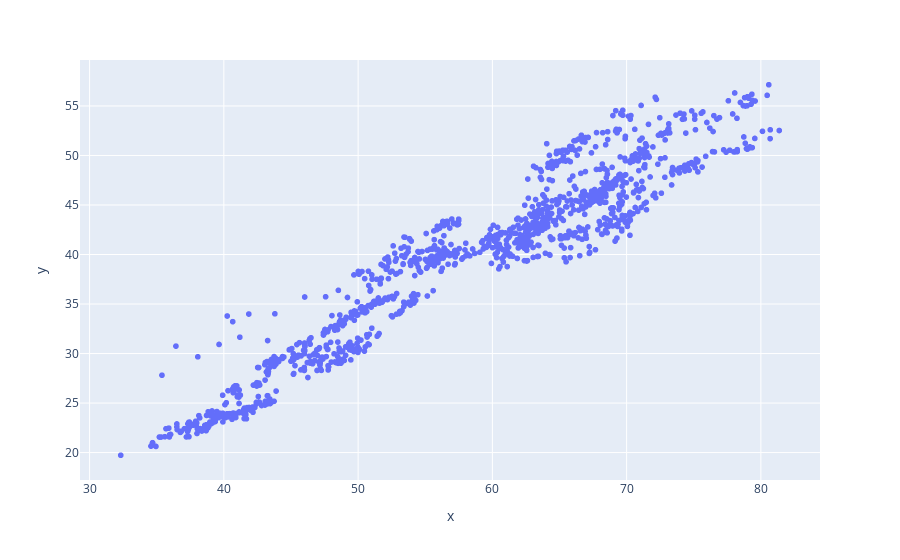

Notebook code for this chart:
### Code cell
fig = px.scatter(x=historical_prices["CITI"], y=historical_prices["MS"])
fig.show()

### Figure 1 — Plotly figure (JSON) as saved in the notebook; plotly's stock layout.template omitted (floating-point values rounded to 4 significant figures; data arrays with more than 128 entries replaced by an {"elided": "..."} marker saying what was removed)
{"data": [{"hoverlabel": {"namelength": 0}, "hovertemplate": "x=%{x}<br>y=%{y}", "legendgroup": "", "marker": {"color": "#636efa", "symbol": "circle"}, "mode": "markers", "name": "", "showlegend": false, "type": "scattergl", "x": {"elided": "1259 float values"}, "xaxis": "x", "y": {"elided": "1259 float values"}, "yaxis": "y"}], "layout": {"legend": {"tracegroupgap": 0}, "margin": {"t": 60}, "xaxis": {"anchor": "y", "domain": [0, 1], "title": {"text": "x"}}, "yaxis": {"anchor": "x", "domain": [0, 1], "title": {"text": "y"}}}}
